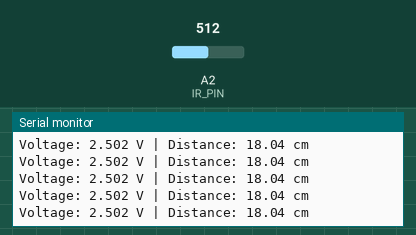
The sketch below on a simulated Arduino Uno, built with avr-gcc and run on an emulated ATmega328P. On the bench: the last lines printed to the serial monitor. The inputs (shaded band) are chosen by the test bench; at power-on: A2 (IR_PIN) = 512.

Above: at 1.2 s.
1.3 s: A2 (IR_PIN) set to 716
At 1.55 s:
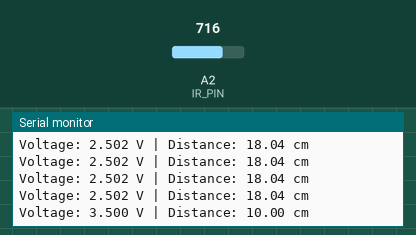
2.8 s: A2 (IR_PIN) set to 900
At 2.93 s:
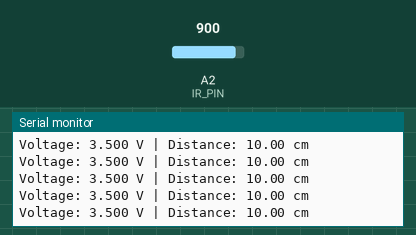
Timing chart, 0 to 5.8 s (numbered marks = the images above; inputs shaded):
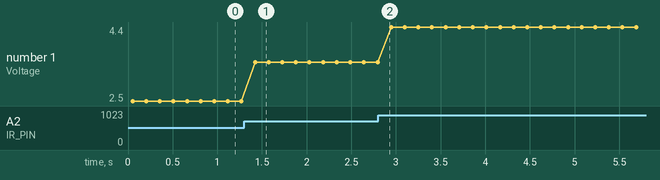

The sketch:

ir_sensor_distance_test.ino
```cpp
const int IR_PIN = A2;
const int NUM_SAMPLES = 10;

const float MIN_DISTANCE = 10.0;
const float MAX_DISTANCE = 80.0;

void setup() {
  Serial.begin(115200);
}

void loop() {
  long adcSum = 0;

  // Average 10 sensor readings
  for (int i = 0; i < NUM_SAMPLES; i++) {
    adcSum += analogRead(IR_PIN);
    delay(5);
  }

  float rawADC = adcSum / (float)NUM_SAMPLES;
  float voltage = rawADC * (5.0 / 1023.0);

  // Convert voltage to distance
  float distanceCm = -23.4382 * voltage + 76.6889;

  // Clamp distance to the sensor's usable range
  distanceCm = constrain(distanceCm, MIN_DISTANCE, MAX_DISTANCE);

  Serial.print("Voltage: ");
  Serial.print(voltage, 3);
  Serial.print(" V | Distance: ");
  Serial.print(distanceCm, 2);
  Serial.println(" cm");

  delay(100);
}
```

Measured:
- after the input at 1.3 s, the serial monitor: prints a new line after 0.12 s (image 1)
- plotted number 1: 2.5 → 3.5 after the input at 1.3 s, 3.5 → 4.4 after the input at 2.8 s
